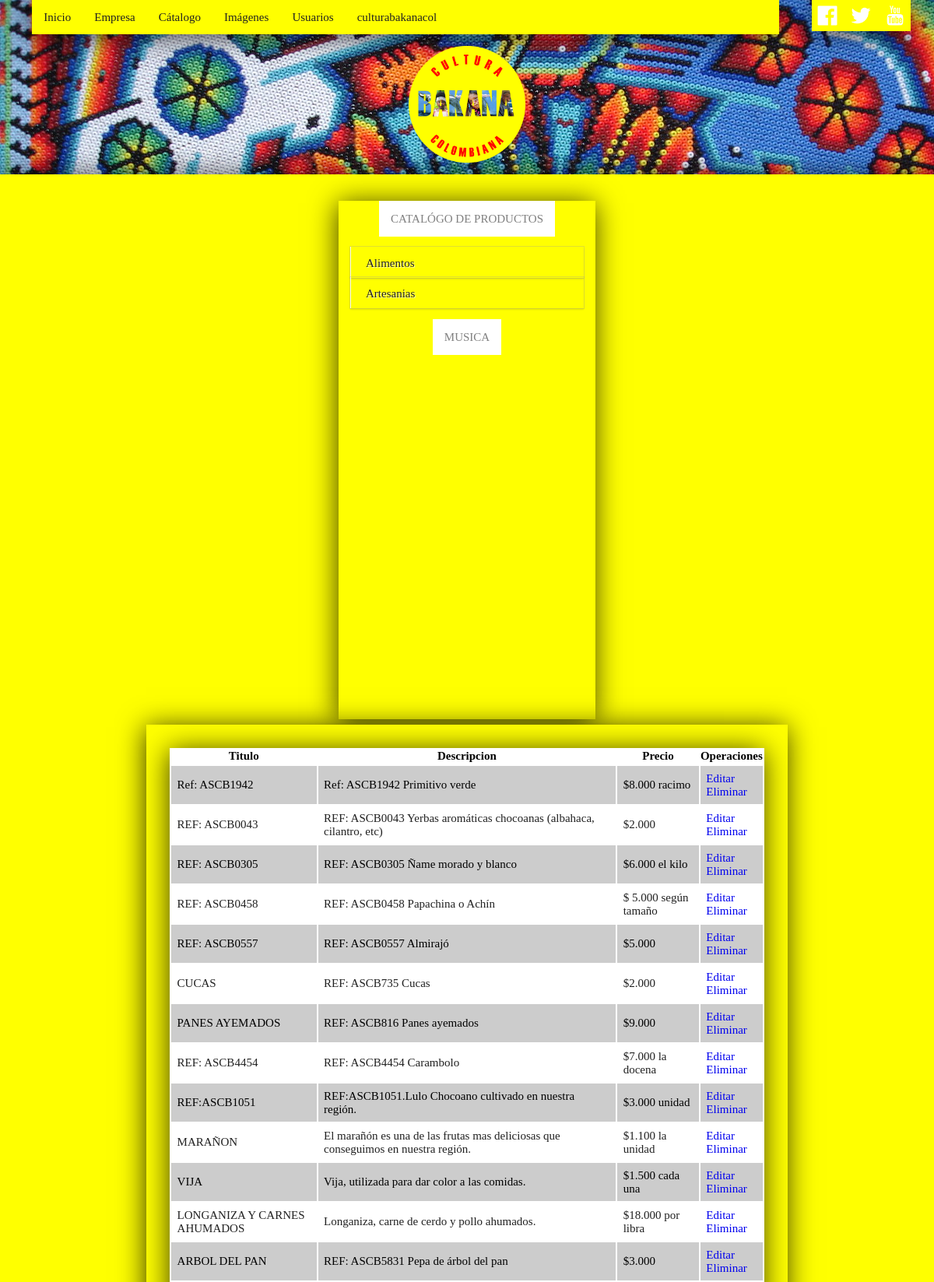
The app's page /index.php?op=paneluser (signed in, upper part) with its own data.
### tables this page shows
CREATE TABLE IF NOT EXISTS `categoria` (
  `categoria_id` int(11) NOT NULL AUTO_INCREMENT,
  `categoria_nombre` varchar(30) NOT NULL,
  PRIMARY KEY (`categoria_id`)
);

CREATE TABLE IF NOT EXISTS `anuncio` (
  `anuncio_id` int(11) NOT NULL AUTO_INCREMENT,
  `persona_email` varchar(30) NOT NULL,
  `anuncio_titulo` varchar(40) NOT NULL,
  `subcategoria_cod` int(11) NOT NULL,
  `anuncio_descripcion` varchar(200) NOT NULL,
  `anuncio_precio` varchar(50) DEFAULT 'A convenir',
  `anuncio_imagen` varchar(500) DEFAULT NULL,
  PRIMARY KEY (`anuncio_id`),
  KEY `cod_subcategoria` (`subcategoria_cod`),
  KEY `email_persona` (`persona_email`)
);

### php/paneluser.php (the view, shortened to what this page needs)
<?php
	$s="select * from anuncio where persona_email='".$_SESSION['email']."'";
	$r=mysql_query($s) or die(mysql_error());
	echo "<table width='100%'  style='background:#fff;'>
	<tr>
		<th>Titulo</th>
		<th>Descripcion</th>
		<th>Precio</th>
		<th>Operaciones</th>
	<tr>
	";
	$n=0;
	while($rw=mysql_fetch_assoc($r))
	{
		$anuncio_id="anuncio_id";
		$valor_id=$rw['anuncio_id'];
		$color="#ccc";
		$fuente="#000";
		$n++;
		if($n%2==0)
		{
			$color="#fff";
			$fuente="#212121";
		}
		echo "<tr   style='background:$color; color:$fuente; '>
					<td>$rw[anuncio_titulo]</td>
					<td>$rw[anuncio_descripcion]</td>
					<td>$rw[anuncio_precio]</td>
					<td><a href='php/modificar_anuncio.php?$anuncio_id=$valor_id'>Editar </a><br>
					<a href='php/eliminar_anuncio.php?$anuncio_id=$valor_id'>Eliminar </a></td>
			";
	}
	echo
		"
		</table>
	";
?>

### index.php (shortened to what this page needs)
<?php
    $op = $_GET["op"];
  switch($op)
  {
       case "paneluser":
     $contenido ="php/paneluser.php";
    break;
  }
?>
<html>
		<head>
      <link rel='stylesheet' href='css/flexslider.css'/>
      <link rel='stylesheet' type='text/css' href='css/estilos.css'>
      <link rel='stylesheet' type='text/css' href='css/zebra.css'>
      <link rel='stylesheet' type='aplication/xml' title='Sitemap' href='sitemap.xml'>
    </head>
    <body>
      <header>
      <div style="vertical-align: top height:40px">
        <nav >
               <ul class="submenu">
            <?php
                if (isset($_SESSION["rol"]))
                  {
                    if ($_SESSION['rol']=="admin")
                      {
                        echo
                        "
                          <li><a href='index.php', id='login'>Inicio</a></li>
                          <li><a href='index.php', id='anunciar'>Empresa</a>
                            <ul>
                          <li><a href='index.php?op=editar_nosotros', id='login'>Editar Información de la Empresa</a></li>
                          <li><a href='index.php?op=editar_mensaje', id='login'>Editar Mensaje de Compra</a></li>
                          <li><a href='index.php?op=editar_contacto', id='login'>Editar datos de contacto de la Empresa</a></li>
                             </ul>
                          </li>
                           <li><a href='index.php', id='anunciar'>Cátalogo</a>
                            <ul>
                                <li><a href='index.php?op=admonbd'>Administrar Catálogo</a></li>
                                <li><a href='index.php?op=admon_productos', id='login'>Agregar Productos</a></li>
                                <li><a href='index.php?op=paneluser', id='anunciar'>Listar Productos</a></li>
                             </ul>
                          </li>
                          <li><a href='index.php?op=galeria', id='login'>Imágenes</a></li>
                          <li><a href='index.php?op=listar_usuarios', id='login'>Usuarios</a></li>
                          <li><a href='index.php', id='login'>".$_SESSION["apodo"]."</a>
                            <ul>
                                <li><a href='index.php?op=editar_usuario', id='login'>Editar Información</a></li>
                                <li><a href='php/salir.php'>Salir</a></li>
                            </ul>
                          </li>
                        ";
                      }
                    }
                  ?>
             </ul>
          </nav>
      <nav id="redes" style="width: auto;">
        <ul>
          <?php
            echo
            "
              <li><a href='https://www.facebook.com/pages/Cultura-bakana/986751904700931' target='_blank'><img src='img/fb.png'></a></li>
              <li><a href='https://twitter.com/culturabakana' target='_blank'><img src='img/tw.png'> </a></li>
              <li><a href='https://www.youtube.com/channel/UCuLXMk6TH9YiOZOY71zeH1w' target='_blank'><img src='img/yu.png'> </a></li>
             ";
           ?>
      </nav>
      </div>
      <img src="img/logo.png" style="width:150px; margin: 1em auto; display: block;">
    </header>
    <section id='contenedor'>
        <aside id='directorio'>
          <CENTER><label style="padding: 1em; background-color: #fff;">CATALÓGO DE PRODUCTOS</label></CENTER><br>
          <section class='ac-container'>
             <?php
              $consulta="SELECT * FROM categoria ORDER BY categoria_nombre";
              $resultado=mysql_query($consulta) or die(mysql_error());
              $cont="1";
              while($fila=mysql_fetch_assoc($resultado))
              { $cont=$cont+1;
                ?>
              <div>
                  <label for='ac-<?php echo $cont;?>'><?php echo $fila['categoria_nombre'];?></label>
              </div>
                      <?php }
              ?>
          </section>
           <CENTER><label style="padding: 1em; background-color: #fff; margin-bottom: -1em;">MUSICA</label></CENTER><br>
            <iframe width="100%" height="450" scrolling="no" frameborder="no" src="https://w.soundcloud.com/player/?url=https%3A//api.soundcloud.com/users/78551530&amp;color=ff5500&amp;auto_play=true&amp;hide_related=false&amp;show_comments=true&amp;show_user=true&amp;show_reposts=false"></iframe>
       </aside>
      <section id='principal'>
      <?php include($contenido);?>
    </section>
  </section>
     </body>
</html>

### css/estilos.css (style rules this page uses)
body { background-image:url("../fondo.jpg"); }
a { text-decoration:none; }
header { margin: auto; text-align: center; }
label { color: gray; }
nav { background:#FFFF00; line-height: 40px; width: 80%; margin: auto; display: inline-block; -webkit-box-shadow: -1px 3px 34px 0px rgba(0,0,0,0.75); -moz-box-shadow: -1px 3px 34px 0px rgba(0,0,0,0.75); box-shadow: -1px 3px 34px 0px rgba(0,0,0,0.75); }
ul , ol { list-style: none; text-decoration: none; }
.submenu li a { color: #212121; text-decoration: none; padding: 2px 15px; display: block; }
.submenu > li { float: left; }
nav#redes { background-color: yellow; float: right; display: inline-block; line-height: 0px; margin-right: 2em; }
nav#redes ul li { display: inline-block; }
nav#redes img { width: 40px; height: 40px; }
section#contenedor { text-align: center; background-color: yellow; margin: 0 auto 1em auto; padding:2em; max-width: 100%; -webkit-box-shadow: -1px 3px 34px 0px rgba(0,0,0,0.75); -moz-box-shadow: -1px 3px 34px 0px rgba(0,0,0,0.75); box-shadow: -1px 3px 34px 0px rgba(0,0,0,0.75); }
section#principal { background:#FFFF00; text-align: center; display: inline-block; margin: 0.25em auto; padding:0.25em; vertical-align:top; width:67%; height: auto; padding:2em; -webkit-box-shadow: -1px 3px 34px 0px rgba(0,0,0,0.75); -moz-box-shadow: -1px 3px 34px 0px rgba(0,0,0,0.75); box-shadow: -1px 3px 34px 0px rgba(0,0,0,0.75); }
aside#directorio { vertical-align:top; background:#FFFF00; display: inline-block; margin: 0.25em auto; max-width: 50%; min-height:200px; text-align:left; width:300px; padding:1em; -webkit-box-shadow: -1px 3px 34px 0px rgba(0,0,0,0.75); -moz-box-shadow: -1px 3px 34px 0px rgba(0,0,0,0.75); box-shadow: -1px 3px 34px 0px rgba(0,0,0,0.75); }
table { -webkit-box-shadow: -1px 3px 34px 0px rgba(0,0,0,0.75); -moz-box-shadow: -1px 3px 34px 0px rgba(0,0,0,0.75); box-shadow: -1px 3px 34px 0px rgba(0,0,0,0.75); }
table td { padding: 0.5em; }
.ac-container { width: 300px; margin: 10px auto 30px auto; }
.ac-container label { padding: 5px 20px; position: relative; z-index: 20; display: block; height: 30px; cursor: pointer; color: #212121; text-shadow: 1px 1px 1px rgba(255,255,255,0.8); line-height: 33px; background: linear-gradient(top, #ffffff 1%,#708090 100%); box-shadow: 0px 0px 0px 1px rgba(155,155,155,0.3), 1px 0px 0px 0px rgba(255,255,255,0.9) inset, 0px 2px 2px rgba(0,0,0,0.1); }

### records on screen
categoria: categoria_nombre "Alimentos"
categoria: categoria_nombre "Artesanias"
anuncio: anuncio_titulo "Ref: ASCB1942", anuncio_descripcion "Ref: ASCB1942 Primitivo verde", anuncio_precio "$8.000 racimo"
anuncio: anuncio_titulo "REF: ASCB0043", anuncio_descripcion "REF: ASCB0043 Yerbas aromáticas chocoanas (albahaca, cilantro, etc)", anuncio_precio "$2.000"
anuncio: anuncio_titulo "REF: ASCB0305", anuncio_descripcion "REF: ASCB0305 Ñame morado y blanco", anuncio_precio "$6.000 el kilo"
anuncio: anuncio_titulo "REF: ASCB0458", anuncio_descripcion "REF: ASCB0458 Papachina o Achín", anuncio_precio "$ 5.000 según tamaño"
anuncio: anuncio_titulo "REF: ASCB0557", anuncio_descripcion "REF: ASCB0557 Almirajó", anuncio_precio "$5.000"
anuncio: anuncio_titulo "CUCAS", anuncio_descripcion "REF: ASCB735 Cucas", anuncio_precio "$2.000"
anuncio: anuncio_titulo "PANES AYEMADOS", anuncio_descripcion "REF: ASCB816 Panes ayemados", anuncio_precio "$9.000"
anuncio: anuncio_titulo "REF: ASCB4454", anuncio_descripcion "REF: ASCB4454 Carambolo", anuncio_precio "$7.000 la docena"
anuncio: anuncio_titulo "REF:ASCB1051", anuncio_descripcion "REF:ASCB1051.Lulo Chocoano cultivado en nuestra región.", anuncio_precio "$3.000 unidad"
anuncio: anuncio_titulo "MARAÑON", anuncio_descripcion "El marañón es una de las frutas mas deliciosas que conseguimos en nuestra región.", anuncio_precio "$1.100 la unidad"
anuncio: anuncio_titulo "VIJA", anuncio_descripcion "Vija, utilizada para dar color a las comidas.", anuncio_precio "$1.500 cada una"
anuncio: anuncio_titulo "LONGANIZA Y CARNES AHUMADOS", anuncio_descripcion "Longaniza, carne de cerdo y pollo ahumados.", anuncio_precio "$18.000 por libra"
anuncio: anuncio_titulo "ARBOL DEL PAN", anuncio_descripcion "REF: ASCB5831 Pepa de árbol del pan", anuncio_precio "$3.000"

### other values on screen
$_SESSION["apodo"] "culturabakanacol"
